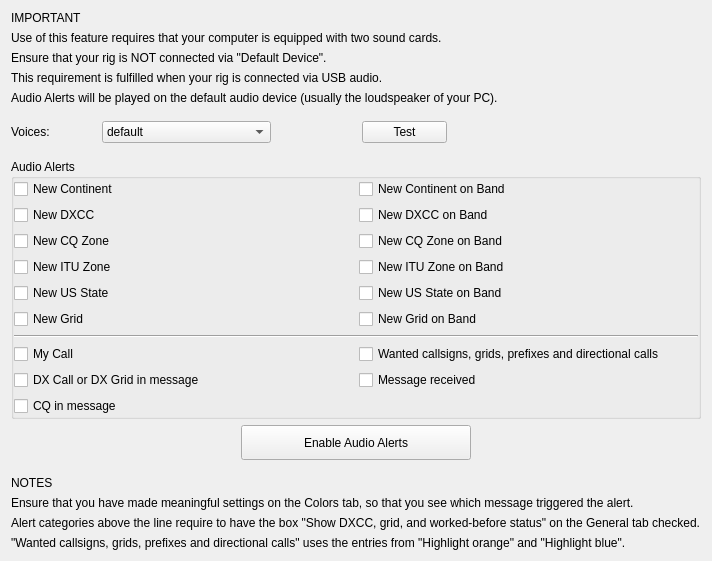
         <widget class="QWidget" name="alerts_tab">
          <attribute name="title">
           <string>Alerts</string>
          </attribute>
          <layout class="QGridLayout" name="gridLayout_20">
           <item row="12" column="0">
            <widget class="QLabel" name="label_23">
             <property name="text">
              <string>Ensure that you have made meaningful settings on the Colors tab, so that you see which message triggered the alert.</string>
             </property>
            </widget>
           </item>
           <item row="5" column="0">
            <spacer name="verticalSpacer_11">
             <property name="orientation">
              <enum>Qt::Vertical</enum>
             </property>
             <property name="sizeType">
              <enum>QSizePolicy::Fixed</enum>
             </property>
             <property name="sizeHint" stdset="0">
              <size>
               <width>20</width>
               <height>10</height>
              </size>
             </property>
            </spacer>
           </item>
           <item row="11" column="0">
            <widget class="QLabel" name="label_25">
             <property name="text">
              <string>NOTES</string>
             </property>
            </widget>
           </item>
           <item row="2" column="0">
            <widget class="QLabel" name="label_19">
             <property name="text">
              <string>Ensure that your rig is NOT connected via &quot;Default Device&quot;.</string>
             </property>
            </widget>
           </item>
           <item row="4" column="0">
            <widget class="QLabel" name="label_21">
             <property name="text">
              <string>Audio Alerts will be played on the default audio device (usually the loudspeaker of your PC).</string>
             </property>
            </widget>
           </item>
           <item row="10" column="0">
            <spacer name="verticalSpacer_8">
             <property name="orientation">
              <enum>Qt::Vertical</enum>
             </property>
             <property name="sizeType">
              <enum>QSizePolicy::Fixed</enum>
             </property>
             <property name="sizeHint" stdset="0">
              <size>
               <width>20</width>
               <height>10</height>
              </size>
             </property>
            </spacer>
           </item>
           <item row="7" column="0">
            <spacer name="verticalSpacer_6">
             <property name="orientation">
              <enum>Qt::Vertical</enum>
             </property>
             <property name="sizeType">
              <enum>QSizePolicy::Fixed</enum>
             </property>
             <property name="sizeHint" stdset="0">
              <size>
               <width>20</width>
               <height>10</height>
              </size>
             </property>
            </spacer>
           </item>
           <item row="14" column="0">
            <widget class="QLabel" name="label_24">
             <property name="text">
              <string>&quot;Wanted callsigns, grids, prefixes and directional calls&quot; uses the entries from &quot;Highlight orange&quot; and &quot;Highlight blue&quot;.</string>
             </property>
            </widget>
           </item>
           <item row="3" column="0">
            <widget class="QLabel" name="label_20">
             <property name="text">
              <string>This requirement is fulfilled when your rig is connected via USB audio.</string>
             </property>
            </widget>
           </item>
           <item row="8" column="0">
            <widget class="QGroupBox" name="groupBox_9">
             <property name="sizePolicy">
              <sizepolicy hsizetype="Preferred" vsizetype="Preferred">
               <horstretch>0</horstretch>
               <verstretch>1</verstretch>
              </sizepolicy>
             </property>
             <property name="title">
              <string>Audio Alerts</string>
             </property>
             <layout class="QGridLayout" name="gridLayout_18">
              <property name="leftMargin">
               <number>0</number>
              </property>
              <property name="topMargin">
               <number>0</number>
              </property>
              <property name="rightMargin">
               <number>0</number>
              </property>
              <property name="bottomMargin">
               <number>0</number>
              </property>
              <property name="spacing">
               <number>6</number>
              </property>
              <item row="10" column="0">
               <widget class="QCheckBox" name="cbMyCall">
                <property name="toolTip">
                 <string>My Call in message</string>
                </property>
                <property name="text">
                 <string>My Call</string>
                </property>
               </widget>
              </item>
              <item row="4" column="0">
               <widget class="QCheckBox" name="cbUSState">
                <property name="toolTip">
                 <string>New US State</string>
                </property>
                <property name="text">
                 <string>New US State</string>
                </property>
               </widget>
              </item>
              <item row="5" column="0">
               <widget class="QCheckBox" name="cbGrid">
                <property name="toolTip">
                 <string>New Grid</string>
                </property>
                <property name="text">
                 <string>New Grid</string>
                </property>
               </widget>
              </item>
              <item row="11" column="1">
               <widget class="QCheckBox" name="cbQSYmessage">
                <property name="text">
                 <string>Message received</string>
                </property>
               </widget>
              </item>
              <item row="10" column="1">
               <widget class="QCheckBox" name="cbWanted">
                <property name="toolTip">
                 <string>&lt;html&gt;&lt;head/&gt;&lt;body&gt;&lt;p&gt;Wanted callsigns, grids, prefixes and directional calls. This alert category uses the entries from &amp;quot;Highlight orange&amp;quot; and &amp;quot;Highlight blue&amp;quot;.&lt;/p&gt;&lt;/body&gt;&lt;/html&gt;</string>
                </property>
                <property name="text">
                 <string>Wanted callsigns, grids, prefixes and directional calls</string>
                </property>
               </widget>
              </item>
              <item row="1" column="1">
               <widget class="QCheckBox" name="cbDXCCOB">
                <property name="toolTip">
                 <string>New DXCC on Band</string>
                </property>
                <property name="text">
                 <string>New DXCC on Band</string>
                </property>
               </widget>
              </item>
              <item row="9" column="0" colspan="2">
               <widget class="Line" name="line_9">
                <property name="orientation">
                 <enum>Qt::Horizontal</enum>
                </property>
               </widget>
              </item>
              <item row="0" column="1">
               <widget class="QCheckBox" name="cbContinentOB">
                <property name="toolTip">
                 <string>New Continent on Band</string>
                </property>
                <property name="text">
                 <string>New Continent on Band</string>
                </property>
               </widget>
              </item>
              <item row="5" column="1">
               <widget class="QCheckBox" name="cbGridOB">
                <property name="toolTip">
                 <string>New Grid on Band</string>
                </property>
                <property name="text">
                 <string>New Grid on Band</string>
                </property>
               </widget>
              </item>
              <item row="3" column="0">
               <widget class="QCheckBox" name="cbITUZ">
                <property name="toolTip">
                 <string>New ITU Zone</string>
                </property>
                <property name="text">
                 <string>New ITU Zone</string>
                </property>
               </widget>
              </item>
              <item row="2" column="0">
               <widget class="QCheckBox" name="cbCQZ">
                <property name="toolTip">
                 <string>New CQ Zone</string>
                </property>
                <property name="text">
                 <string>New CQ Zone</string>
                </property>
               </widget>
              </item>
              <item row="12" column="0">
               <widget class="QCheckBox" name="cbCQ">
                <property name="toolTip">
                 <string>CQ in message</string>
                </property>
                <property name="text">
                 <string>CQ in message</string>
                </property>
               </widget>
              </item>
              <item row="1" column="0">
               <widget class="QCheckBox" name="cbDXCC">
                <property name="toolTip">
                 <string>New DXCC</string>
                </property>
                <property name="text">
                 <string>New DXCC</string>
                </property>
               </widget>
              </item>
              <item row="11" column="0">
               <widget class="QCheckBox" name="cbDXcall">
                <property name="toolTip">
                 <string>DX Call or DX Grid in message</string>
                </property>
                <property name="text">
                 <string>DX Call or DX Grid in message</string>
                </property>
               </widget>
              </item>
              <item row="0" column="0">
               <widget class="QCheckBox" name="cbContinent">
                <property name="toolTip">
                 <string>New Continent</string>
                </property>
                <property name="text">
                 <string>New Continent</string>
                </property>
               </widget>
              </item>
              <item row="2" column="1">
               <widget class="QCheckBox" name="cbCQZOB">
                <property name="toolTip">
                 <string>New CQ Zone on Band</string>
                </property>
                <property name="text">
                 <string>New CQ Zone on Band</string>
                </property>
               </widget>
              </item>
              <item row="3" column="1">
               <widget class="QCheckBox" name="cbITUZOB">
                <property name="toolTip">
                 <string>New ITU Zone on Band</string>
                </property>
                <property name="text">
                 <string>New ITU Zone on Band</string>
                </property>
               </widget>
              </item>
              <item row="4" column="1">
               <widget class="QCheckBox" name="cbUSStateOB">
                <property name="toolTip">
                 <string>New US State on Band</string>
                </property>
                <property name="text">
                 <string>New US State on Band</string>
                </property>
               </widget>
              </item>
             </layout>
            </widget>
           </item>
           <item row="0" column="0">
            <widget class="QLabel" name="label_16">
             <property name="text">
              <string>IMPORTANT </string>
             </property>
            </widget>
           </item>
           <item row="6" column="0">
            <layout class="QHBoxLayout" name="voiceSelectLayout" stretch="1,2,1,1,3">
             <item>
              <widget class="QLabel" name="voicesLabel">
               <property name="text">
                <string>Voices:</string>
               </property>
              </widget>
             </item>
             <item>
              <widget class="QComboBox" name="voices_combo_box">
               <property name="currentText">
                <string notr="true">default</string>
               </property>
               <property name="maxVisibleItems">
                <number>15</number>
               </property>
               <item>
                <property name="text">
                 <string>default</string>
                </property>
               </item>
              </widget>
             </item>
             <item>
              <spacer name="voiceSpacer_1">
               <property name="orientation">
                <enum>Qt::Horizontal</enum>
               </property>
               <property name="sizeHint" stdset="0">
                <size>
                 <width>10</width>
                 <height>20</height>
                </size>
               </property>
              </spacer>
             </item>
             <item>
              <widget class="QPushButton" name="pb_test_alerts">
               <property name="toolTip">
                <string>&lt;html&gt;&lt;head/&gt;&lt;body&gt;&lt;p&gt;Test the alert sounds.&lt;/p&gt;&lt;/body&gt;&lt;/html&gt;</string>
               </property>
               <property name="text">
                <string>Test</string>
               </property>
              </widget>
             </item>
             <item>
              <spacer name="voiceSpacer_2">
               <property name="orientation">
                <enum>Qt::Horizontal</enum>
               </property>
               <property name="sizeHint" stdset="0">
                <size>
                 <width>40</width>
                 <height>20</height>
                </size>
               </property>
              </spacer>
             </item>
            </layout>
           </item>
           <item row="1" column="0">
            <widget class="QLabel" name="label_17">
             <property name="text">
              <string>Use of this feature requires that your computer is equipped with two sound cards.</string>
             </property>
            </widget>
           </item>
           <item row="13" column="0">
            <widget class="QLabel" name="label_22">
             <property name="text">
              <string>Alert categories above the line require to have the box &quot;Show DXCC, grid, and worked-before status&quot; on the General tab checked.</string>
             </property>
            </widget>
           </item>
           <item row="9" column="0">
            <layout class="QHBoxLayout" name="horizontalLayout_21">
             <item>
              <spacer name="horizontalSpacer_20">
               <property name="orientation">
                <enum>Qt::Horizontal</enum>
               </property>
               <property name="sizeHint" stdset="0">
                <size>
                 <width>40</width>
                 <height>15</height>
                </size>
               </property>
              </spacer>
             </item>
             <item>
              <widget class="QPushButton" name="pbAlerts">
               <property name="sizePolicy">
                <sizepolicy hsizetype="Expanding" vsizetype="Fixed">
                 <horstretch>0</horstretch>
                 <verstretch>0</verstretch>
                </sizepolicy>
               </property>
               <property name="minimumSize">
                <size>
                 <width>0</width>
                 <height>35</height>
                </size>
               </property>
               <property name="toolTip">
                <string>Toggle Audio Alerts on/off. Alerts will be played on &quot;DefaultAudioDevice&quot;. DON'T ENABLE AUDIO ALERTS WHEN YOUR RIG IS CONNECTED VIA THIS SOUNDCARD !!!</string>
               </property>
               <property name="styleSheet">
                <string notr="true">QPushButton:checked {
    color: #000000;
	background-color: #00ff00;
    border-style: outset;
	border-width: 1px;
	border-radius: 5px;
    border-color: black;
	min-width: 5em;
	padding: 3px;
}</string>
               </property>
               <property name="text">
                <string>Enable Audio Alerts</string>
               </property>
               <property name="checkable">
                <bool>true</bool>
               </property>
              </widget>
             </item>
             <item>
              <spacer name="horizontalSpacer_21">
               <property name="orientation">
                <enum>Qt::Horizontal</enum>
               </property>
               <property name="sizeHint" stdset="0">
                <size>
                 <width>40</width>
                 <height>15</height>
                </size>
               </property>
              </spacer>
             </item>
            </layout>
           </item>
          </layout>
         </widget>
